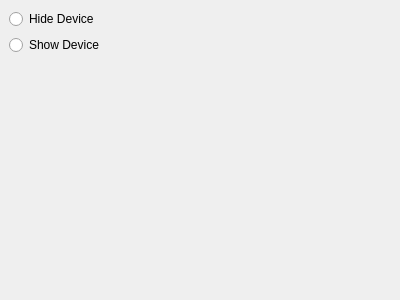
<ui version="4.0" >
 <author></author>
 <comment></comment>
 <exportmacro></exportmacro>
 <class>Visibility</class>
 <widget class="QWidget" name="Visibility" >
  <property name="geometry" >
   <rect>
    <x>0</x>
    <y>0</y>
    <width>400</width>
    <height>300</height>
   </rect>
  </property>
  <property name="windowTitle" >
   <string>Form</string>
  </property>
  <layout class="QVBoxLayout" >
   <property name="margin" >
    <number>9</number>
   </property>
   <property name="spacing" >
    <number>6</number>
   </property>
   <item>
    <widget class="QRadioButton" name="visibilityOffButton" >
     <property name="text" >
      <string>Hide Device</string>
     </property>
    </widget>
   </item>
   <item>
    <widget class="QRadioButton" name="visibilityOnButton" >
     <property name="text" >
      <string>Show Device</string>
     </property>
    </widget>
   </item>
   <item>
    <spacer>
     <property name="orientation" >
      <enum>Qt::Vertical</enum>
     </property>
     <property name="sizeHint" >
      <size>
       <width>20</width>
       <height>40</height>
      </size>
     </property>
    </spacer>
   </item>
  </layout>
 </widget>
 <pixmapfunction></pixmapfunction>
 <resources/>
 <connections/>
</ui>
